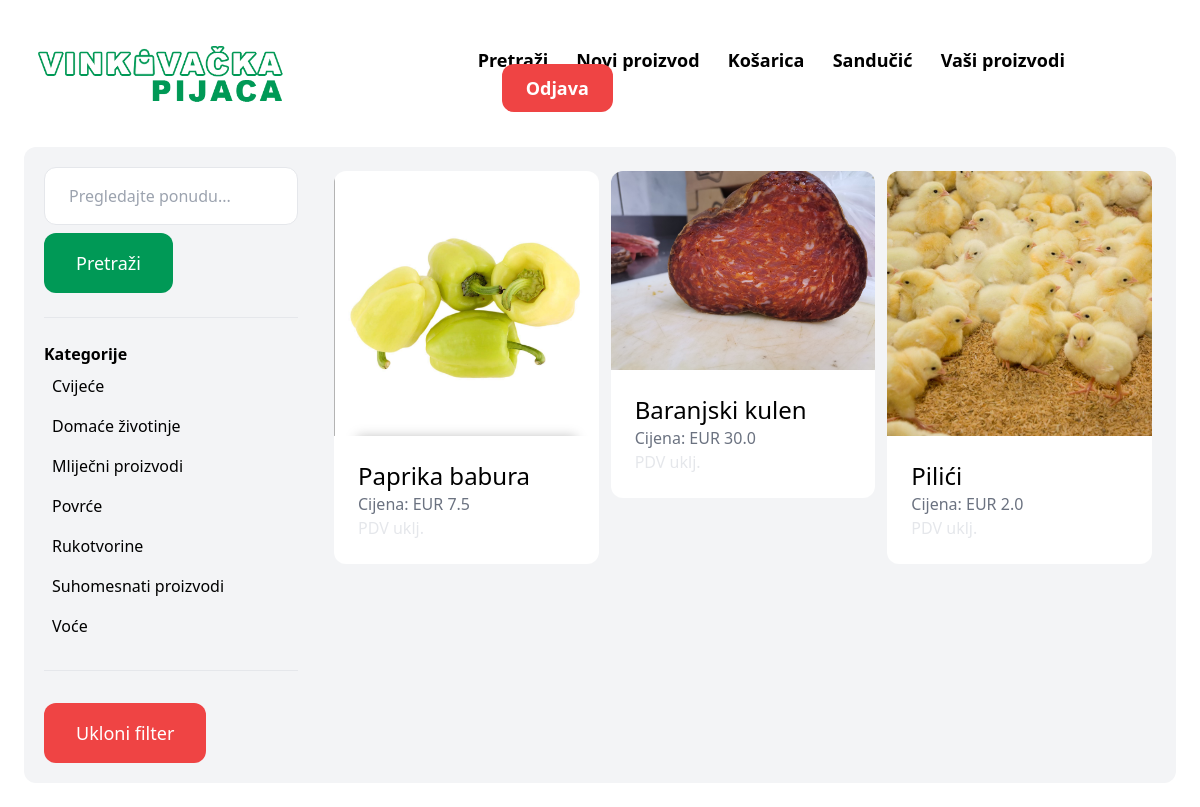
The app's page /items/ (signed in) with its own data.
### item/models.py (models this page shows, shortened)
class Category(models.Model):
    naziv = models.CharField(max_length=255)
    class Meta:
        ordering = ('naziv',)
        verbose_name_plural = 'Categories'

class Item(models.Model):
    kategorija = models.ForeignKey(Category, related_name='items', on_delete=models.CASCADE)
    naziv = models.CharField(max_length=255)
    opis = models.TextField(blank=True, null=True)
    cijena = models.FloatField()
    slika = models.ImageField(upload_to='item_images', blank=True, null=True)
    created_at = models.DateTimeField(auto_now_add=True)
    created_by = models.ForeignKey(User, related_name='items', on_delete=models.CASCADE)

### item/views.py (the view)
# urls.py: path('items/', views.items, name='items'),
def items(request):
    query = request.GET.get('query', '')
    categories = Category.objects.all()
    category_id = request.GET.get('category', 0)
    items = Item.objects.all()
    if category_id:
        items = items.filter(kategorija_id=category_id)
    if query:
        items = items.filter(Q(naziv__icontains=query) | Q(opis__icontains=query))
    context = {
        'items': items,
        'query': query,
        'categories': categories,
        'category_id': int(category_id),
    }
    return render(request, 'item/items.html', context)

### item/templates/item/items.html (shortened to what this page needs)
{% extends 'home/base.html' %}
{% block content %}
    <div class="p-3 grid grid-cols-4 gap-4 bg-gray-100 rounded-xl">
        <div class="col-span-1 px-2 py-2">
            <form method="get" action="{% url 'item:items' %}">
                <input name="query" class="w-full py-4 px-6 border rounded-xl" type="text" value="{{ query }}" placeholder="Pregledajte ponudu...">
                <button id="inb" class="mt-2 py-4 px-8 text-lg text-white rounded-xl">Pretraži</button>
            </form>
            <hr class="my-6">
            <p class="font-semibold"><b>Kategorije</b></p>
            <ul>
                {% for category in categories %}
                    <li class="py-2 px-2 rounded-xl{% if category.id == category_id %} bg-gray-200{% endif %}">
                        <a href="{% url 'item:items' %}?query={{ query }}&category={{ category.id }}">{{ category.naziv }}</a>
                    </li>
                {% endfor %}
            </ul>
            <hr class="my-6">
            <ul>
                <li>
                    <a href="{% url 'item:items' %}" class="mt-2 py-4 px-8 inline-block text-lg rounded-xl text-white bg-red-500 hover:bg-red-700">Ukloni filter</a>
                </li>
            </ul>
        </div>
        <div class="col-span-3">
            <div class="grid grid-cols-3 gap-3 py-3 px-3">
                {% for item in items %}
                    <div class="hover:scale-105 ease-in-out duration-300">
                        <a href="{% url 'item:detail' item.id %}">
                            <div>
                                <img src="{{ item.slika.url }}" class="rounded-t-xl">
                            </div>
                            <div class="p-6 bg-white rounded-b-xl">
                                <h2 class="text-2xl">{{ item.naziv }}</h2>
                                <p class="text-gray-500">Cijena: EUR {{ item.cijena }}</p>
                                <p class="text-gray-200">PDV uklj.</p>
                            </div>
                        </a>
                    </div>
                {% endfor %}
            </div>
        </div>
    </div>
{% endblock %}

### home/templates/home/base.html (style rules this page uses)
#inb { background-color: #009956; }

### records on screen
Category: naziv "Cvijeće"
Category: naziv "Domaće životinje"
Category: naziv "Mliječni proizvodi"
Category: naziv "Povrće"
Category: naziv "Rukotvorine"
Category: naziv "Suhomesnati proizvodi"
Category: naziv "Voće"
Item: slika (picture), naziv "Paprika babura", cijena "7.5"
Item: slika (picture), naziv "Baranjski kulen", cijena "30.0"
Item: slika (picture), naziv "Pilići", cijena "2.0"
